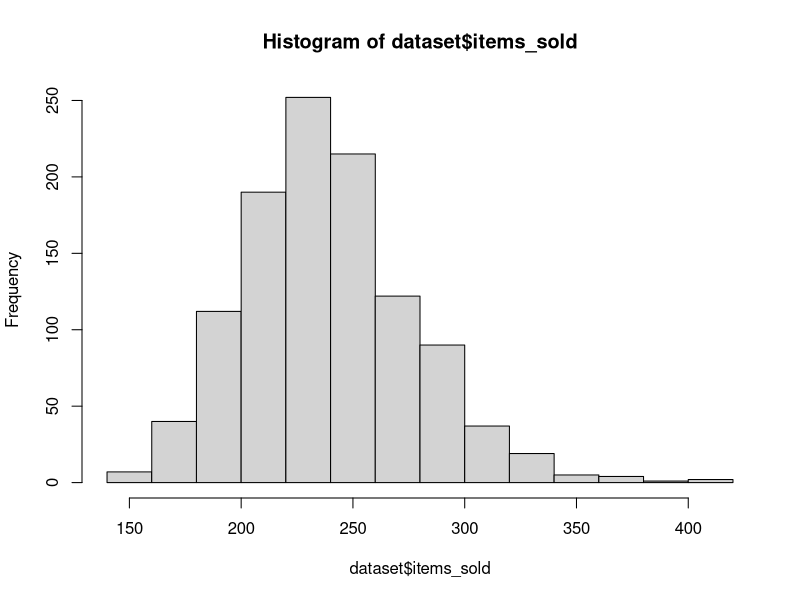
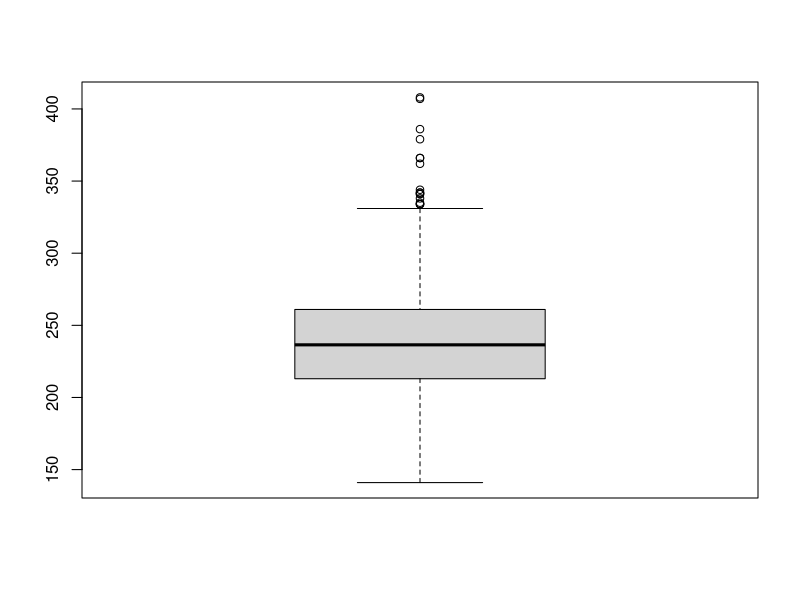
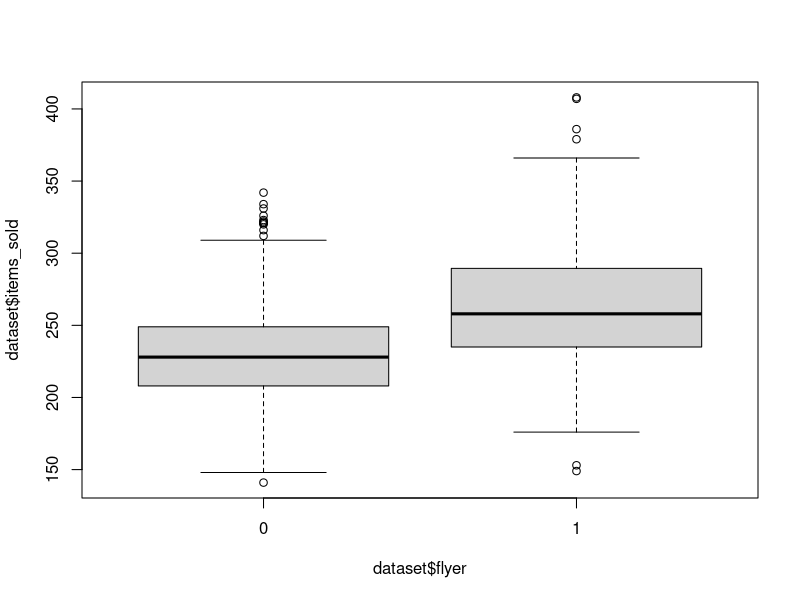
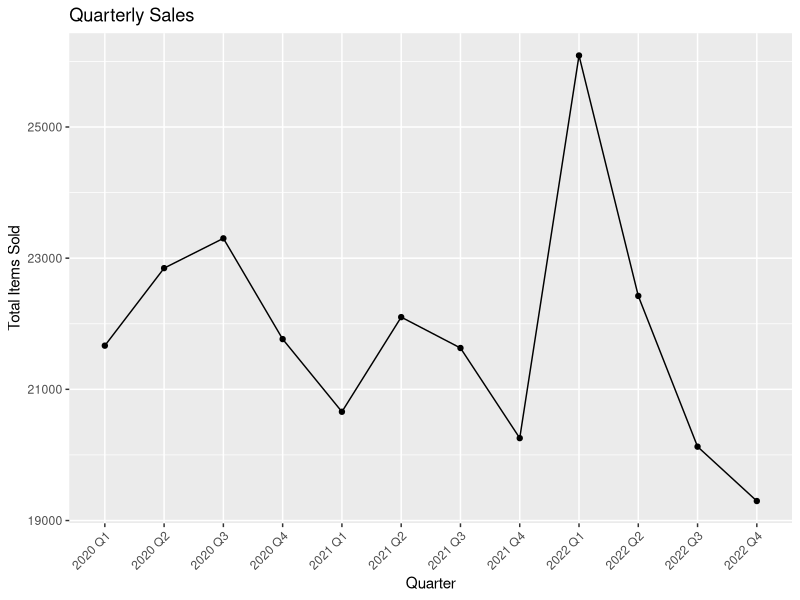
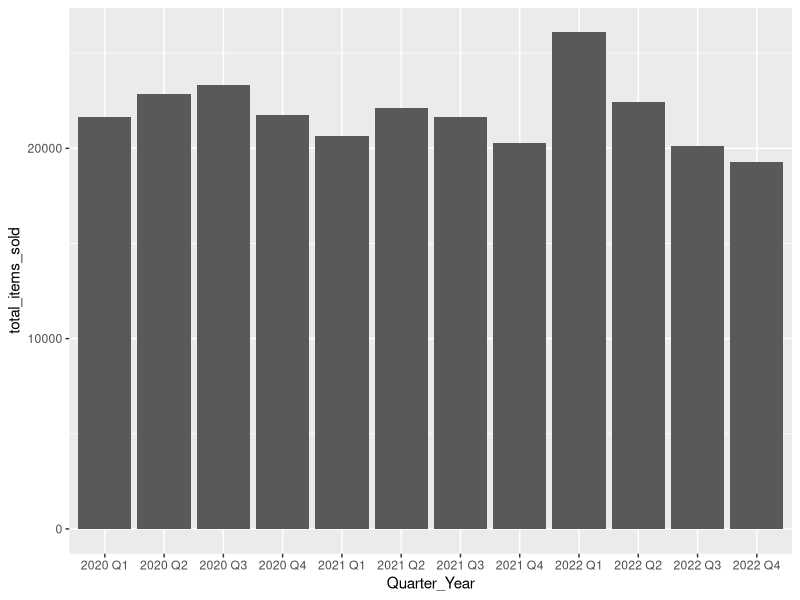
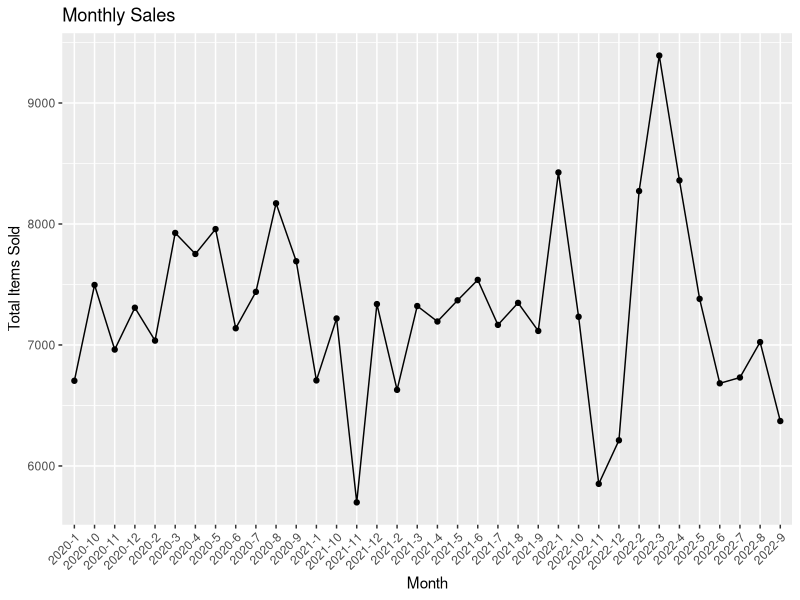
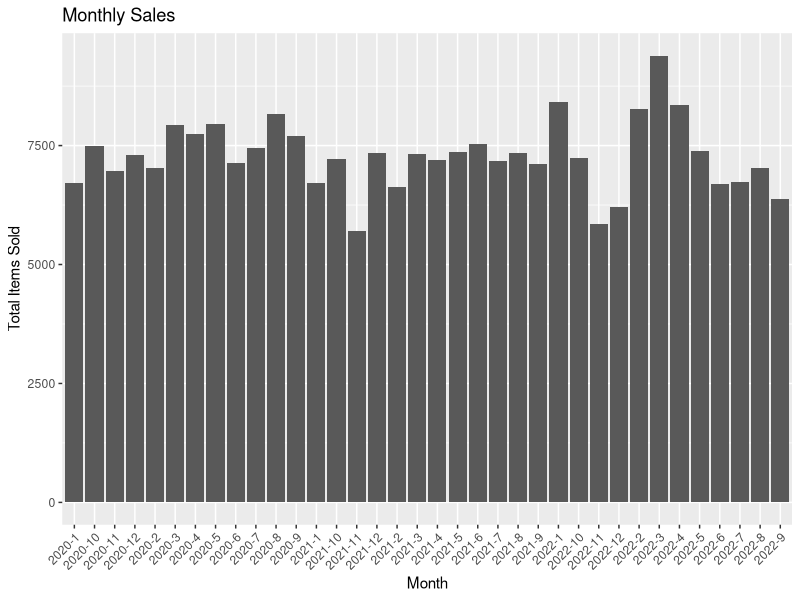
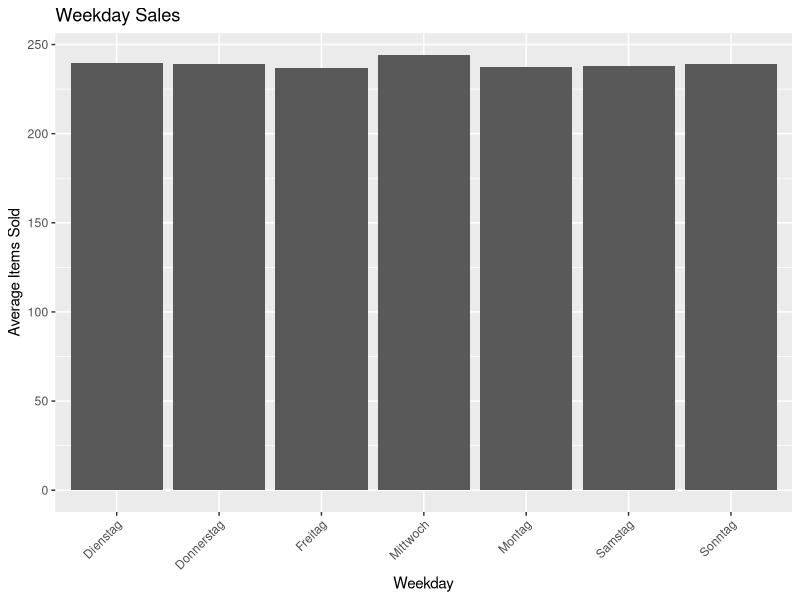

Source code (R) for these figures, in order:
## ---- chunk 1
knitr::opts_chunk$set(echo = TRUE)
## ---- chunk 2
library(ggplot2)
library(dplyr)
library(tidyverse)
library(corrplot)
library(lubridate)
## ---- chunk 3
# Task 1
dataset <- read.csv("dataset.csv")
# Overview of the data structure
summary(dataset)

## No nulls, need to transform dates to date
## Flier to be transformed as factor

dataset$Date = parse_date(dataset$Date) #Convert Date to date format
dataset$flyer = as.factor(dataset$flyer) #Convert Date to date format
summary(dataset)

# No need to analyze the price as it is a dimension, not a measure

hist(dataset$items_sold)
boxplot(dataset$items_sold) # Just number of items sold
boxplot(dataset$items_sold ~ dataset$flyer) # Including the flyer as factor

# Create a new column for quarter and year
dataset <- dataset %>%
  mutate(Quarter_Year = paste0(year(Date), " Q", quarter(Date)))

dataset$Month_Year <- paste0(year(dataset$Date), '-', month(dataset$Date))

# Aggregate sales by quarter and year
quarterly_sales <- dataset %>%
  group_by(Quarter_Year) %>%
  summarise(total_items_sold = sum(items_sold))

monthly_sales <- dataset %>%
  group_by(Month_Year) %>%
  summarise(total_items_sold = sum(items_sold))

weekday_sales <- dataset %>%
  group_by(weekday) %>%
  summarise(total_items_sold = mean(items_sold)) 

weekday_sales$day_number <- recode(weekday_sales$weekday, 
       "Montag"=0,
       "Dienstag"=1,
       "Mittwoch"=2,
       "Donnerstag"=3,
       "Freitag"=4,
       "Samstag"=5,
       "Sonntag"=6)

weekday_sales <- weekday_sales %>% arrange(day_number)

# Convert Quarter_Year to a factor with the correct order
quarterly_sales <- quarterly_sales %>%
  mutate(Quarter_Year = factor(Quarter_Year, levels = sort(unique(Quarter_Year))))
# Convert Month_Year to a factor with the correct order
monthly_sales <- monthly_sales %>%
  mutate(Month_Year = factor(Month_Year, levels = sort(unique(Month_Year))))

# Plot the aggregated sales
plot_quarterly <- ggplot(quarterly_sales, aes(x = Quarter_Year, y = total_items_sold)) +
  geom_line(group = 1) +
  geom_point() +
  labs(x = "Quarter", y = "Total Items Sold", title = "Quarterly Sales") +
  theme(axis.text.x = element_text(angle = 45, hjust = 1))

plot_quarterly

plot_quarterly_col <- ggplot(quarterly_sales, aes(x = Quarter_Year, y = total_items_sold)) +
  geom_col()
  labs(x = "Quarter", y = "Total Items Sold", title = "Quarterly Sales") +
  theme(axis.text.x = element_text(angle = 45, hjust = 1))

plot_quarterly_col

## There is some seasonal decrease in Q4, overall trend is decreasing

plot_monthly <- ggplot(monthly_sales, aes(x = Month_Year, y = total_items_sold)) +
  geom_line(group = 1) +
  geom_point() +
  labs(x = "Month", y = "Total Items Sold", title = "Monthly Sales") +
  theme(axis.text.x = element_text(angle = 45, hjust = 1)) 

plot_monthly

plot_monthly_col <- ggplot(monthly_sales, aes(x = Month_Year, y = total_items_sold)) +
  geom_col() +
  labs(x = "Month", y = "Total Items Sold", title = "Monthly Sales") +
  theme(axis.text.x = element_text(angle = 45, hjust = 1))

plot_monthly_col

## Hard to see the decreasing trend here, but quarters suggest so

plot_weekday_col <- ggplot(weekday_sales, aes(x = weekday, y = total_items_sold)) +
  geom_col() + 
  labs(x = "Weekday", y = "Average Items Sold", title = "Weekday Sales") +
  theme(axis.text.x = element_text(angle = 45, hjust = 1))

plot_weekday_col

## Days seem to be quite equal, with Wednesdays being the peak days in terms of average sales volume

## Frequency of price changes

price_change_plot <- ggplot(dataset, aes(x = Date, y = price)) +
    geom_line() +
    labs(x = 'Date', y = 'Price', title = 'Price change over time')

price_change_plot

# Calculate percentage price change from the previous price
dataset <- dataset %>%
  arrange(Date) %>%
  mutate(price_change_pct = (price - lag(price)) / lag(price) * 100)

price_changes_only <- dataset %>%
    filter(price_change_pct != 0)

price_change_percent_hist <- ggplot(price_changes_only, aes(x = price_change_pct)) +
    geom_histogram() + stat_bin(bins = 10) +
    labs(x = 'Percentage change', y = 'Occurence', title = 'Price change percent frequency')

price_change_percent_hist
mean_price_change <- mean(abs(price_changes_only$price_change_pct))
## Prices change 12% on average

average_price_duration <- nrow(dataset) / nrow(price_changes_only)

## We assume that promotions progression = frequency of flyers at a time
flyer_days_per_month <- dataset %>%
    group_by(year = year(Date), month = month(Date)) %>% 
    summarise(days_with_flyer = sum(flyer == 1)) %>%
    arrange(year, month)

flyer_days_per_month_plot <- ggplot(flyer_days_per_month, aes(x = paste0(year, '-', month), y = days_with_flyer, group =1)) +
    geom_line() +
    labs(x = 'Month', y = 'Number of flyers', title = 'Pprogression of promotions over time') +
    theme(axis.text.x = element_text(angle = 45, hjust = 1))

flyer_days_per_month_plot
## No pattern visible

flyer_days_per_quarter <- dataset %>%
    group_by(year = year(Date), quarter = quarter(Date)) %>% 
    summarise(days_with_flyer = sum(flyer == 1)) %>%
    arrange(year, quarter)

flyer_days_per_quarter_plot <- ggplot(flyer_days_per_quarter, aes(x = paste0(year, '-', quarter), y = days_with_flyer, group =1)) +
    geom_line() +
    labs(x = 'Quarter', y = 'Number of flyers', title = 'Pprogression of promotions over time')

flyer_days_per_quarter_plot
## A clear decreasing trend visible, with a slight increase in Q3 2021. 

# Regression analysis
dataset <- read.csv("dataset.csv")
dataset$Date = parse_date(dataset$Date) #Convert Date to date format
dataset$flyer = as.factor(dataset$flyer) #Convert Date to date format

dataset_reg <- dataset %>%
    mutate(month = month(Date), quarter = quarter(Date)) %>%
    mutate(weekday = as.factor(weekday))

sales_reg = lm(items_sold ~ weekday + month + quarter + price + flyer, dataset_reg)
summary(sales_reg)

## The model has an "ok" R^2 of .5344. And a very low p-value close to 0.00
plot(sales_reg$residuals)
sd(sales_reg$residuals)
## Most of variables are insignificant, hence we will start removing them
## Factors for weekdays are largely insignificant. We can leave wednesday as it has the only acceptable significance level

sales_reg2 = lm(items_sold ~ as.factor(weekday == 'Mittwoch') + month + quarter + price + flyer, dataset_reg)
summary(sales_reg2)

## The model has improved. We have a very similar performance in terms of R^2
## We can proceed with variable removal. Let's start with month, as it is also insignificant.

sales_reg3 = lm(items_sold ~ as.factor(weekday == 'Mittwoch') + quarter + price + flyer, dataset_reg)
summary(sales_reg3)
## Now all variables are significant, the R^2 is still high at .5338
## Model's p-value is low and acceptable

dataset_reg$regression_result <- predict(sales_reg3, dataset_reg)

# Plot the actual items_sold on x and regression_result on y as points with different colors
plot_actual_vs_predicted <- ggplot(dataset_reg, aes(x = items_sold, y = regression_result)) +
  geom_point() +
  labs(x = "Actual Items Sold", y = "Predicted Items Sold", title = "Actual vs Predicted Items Sold") +
  theme_minimal()

plot_actual_vs_predicted


# Group comparisons
t.test(dataset[dataset$flyer==1,]$items_sold, 
    dataset[dataset$flyer==0,]$items_sold)
## The t-test rejects the null hypothesis with p-value < 0.05
## meaning that we can assume that there is a difference in sample means
boxplot_flyer <- ggplot(dataset, aes(x = as.factor(flyer), y = items_sold)) +
  geom_boxplot() +
  labs(x = "Flyer", y = "Items Sold", title = "Items Sold with and without Flyer") +
  scale_x_discrete(labels = c("0" = "No Flyer", "1" = "Flyer"))

boxplot_flyer


## anova test
anova_test <- aov(items_sold ~ weekday, data = dataset)
summary(anova_test)
## p-value > 0.05, hence we reject the null hypothesis
boxplot_weekday <- ggplot(dataset, aes(x = as.factor(weekdays(Date)), y = items_sold)) +
  geom_boxplot() +
  labs(x = "Weekday", y = "Items Sold", title = "Items Sold on Weekdays") +
  scale_x_discrete()

boxplot_weekday
